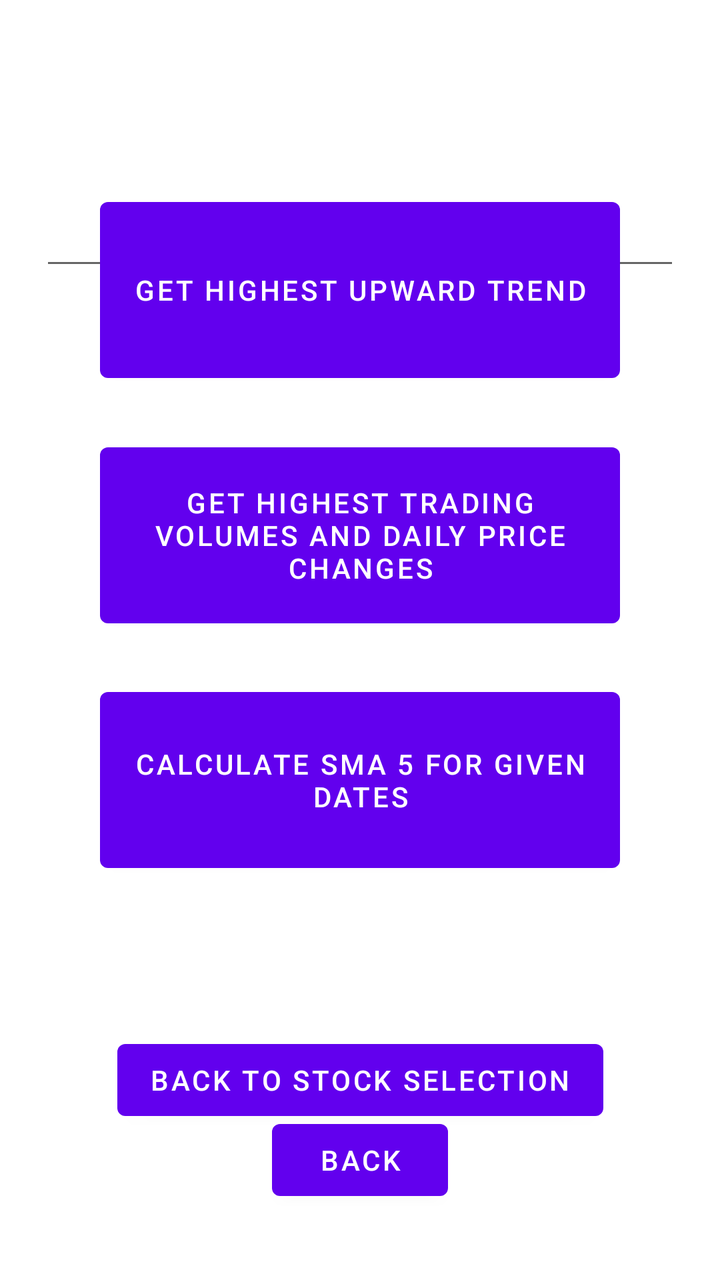
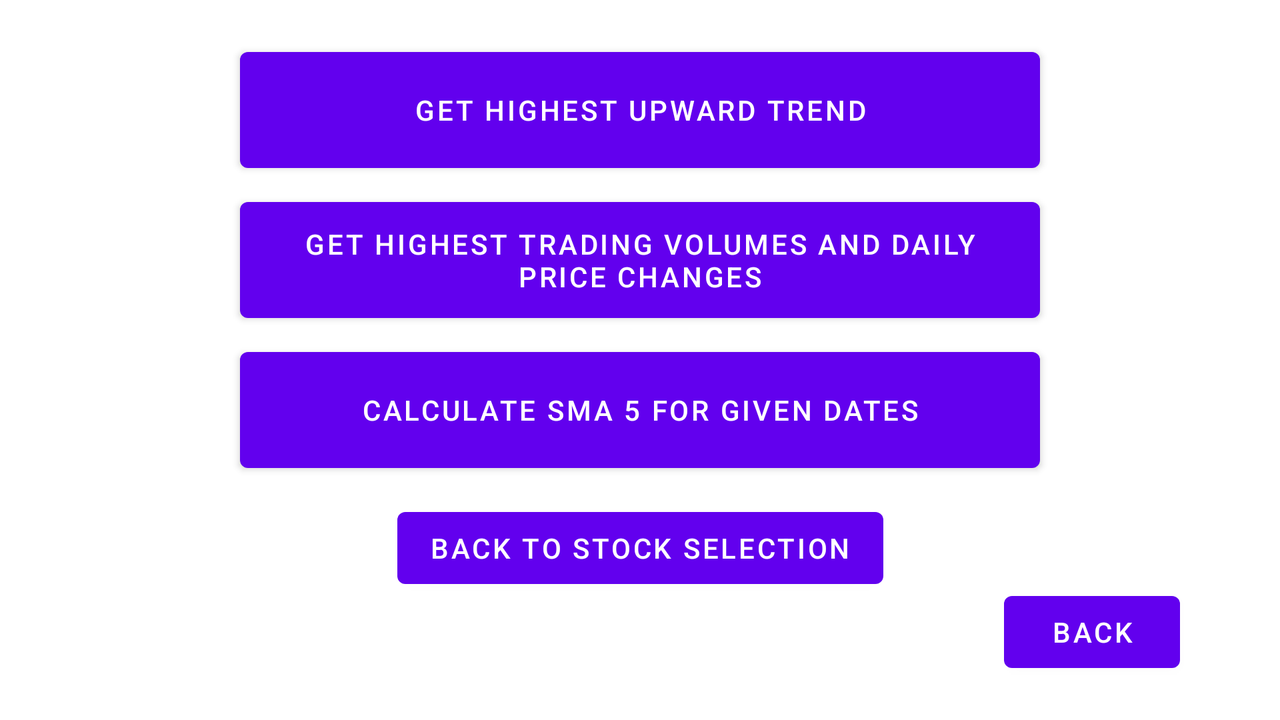

First picture: res/layout/ on a phone held upright. Second picture: the repository's own variant of that layout, on a device whose configuration matches the variant's folder. Source for both follows.
<!-- AndroidManifest.xml: application theme Theme.StockMarketAnalyzer -->
<!-- res/layout/activity_stock.xml -->
<?xml version="1.0" encoding="utf-8"?>
<androidx.constraintlayout.widget.ConstraintLayout xmlns:android="http://schemas.android.com/apk/res/android"
    xmlns:app="http://schemas.android.com/apk/res-auto"
    xmlns:tools="http://schemas.android.com/tools"
    android:id="@+id/stockDataLayout"
    android:layout_width="match_parent"
    android:layout_height="match_parent"
    android:backgroundTint="#FFFFFF"
    tools:context=".stockActivity">

    <Button
        android:id="@+id/trendButton"
        android:layout_width="260dp"
        android:layout_height="100dp"
        android:layout_marginBottom="350dp"
        android:onClick="onGetTrend"
        android:text="Get highest upward trend"
        app:layout_constraintBottom_toBottomOf="parent"
        app:layout_constraintEnd_toEndOf="parent"
        app:layout_constraintStart_toStartOf="parent"
        app:layout_constraintTop_toTopOf="parent" />

    <Button
        android:id="@+id/volumeButton"
        android:layout_width="260dp"
        android:layout_height="100dp"
        android:onClick="onGetVolumePriceChange"
        android:text="Get highest trading volumes and daily price changes"
        app:layout_constraintBottom_toTopOf="@+id/smaButton"
        app:layout_constraintEnd_toEndOf="parent"
        app:layout_constraintStart_toStartOf="parent"
        app:layout_constraintTop_toBottomOf="@+id/trendButton" />

    <Button
        android:id="@+id/smaButton"
        android:layout_width="260dp"
        android:layout_height="100dp"
        android:layout_marginBottom="200dp"
        android:onClick="onGetSma5"
        android:text="Calculate SMA 5 for given dates"
        app:layout_constraintBottom_toBottomOf="parent"
        app:layout_constraintEnd_toEndOf="parent"
        app:layout_constraintStart_toStartOf="parent" />

    <ListView
        android:id="@+id/dataList"
        android:layout_width="350dp"
        android:layout_height="500dp"
        android:layout_marginTop="20dp"
        app:layout_constraintEnd_toEndOf="parent"
        app:layout_constraintStart_toStartOf="parent"
        app:layout_constraintTop_toTopOf="parent" />

    <EditText
        android:id="@+id/trendTextView"
        android:layout_width="320dp"
        android:layout_height="120dp"
        android:layout_marginTop="20dp"
        android:editable="false"
        android:ems="10"
        android:gravity="start|top"
        android:inputType="none"
        app:layout_constraintEnd_toEndOf="parent"
        app:layout_constraintStart_toStartOf="parent"
        app:layout_constraintTop_toTopOf="parent" />

    <Button
        android:id="@+id/prevActivityButton"
        android:layout_width="wrap_content"
        android:layout_height="wrap_content"
        android:onClick="backToPrevActivity"
        android:text="Back to stock selection"
        app:layout_constraintBottom_toBottomOf="parent"
        app:layout_constraintEnd_toEndOf="parent"
        app:layout_constraintStart_toStartOf="parent"
        app:layout_constraintTop_toBottomOf="@+id/smaButton" />

    <Button
        android:id="@+id/backButton"
        android:layout_width="wrap_content"
        android:layout_height="wrap_content"
        android:layout_marginTop="520dp"
        android:onClick="backToSelection"
        android:text="back"
        app:layout_constraintBottom_toBottomOf="parent"
        app:layout_constraintEnd_toEndOf="parent"
        app:layout_constraintStart_toStartOf="parent"
        app:layout_constraintTop_toTopOf="parent" />

</androidx.constraintlayout.widget.ConstraintLayout>
<!-- resources referenced by this layout -->
<resources>
  <style name="Theme.StockMarketAnalyzer" parent="Theme.MaterialComponents.DayNight.DarkActionBar">
          
          <item name="colorPrimary">@color/purple_500</item>
          <item name="colorPrimaryVariant">@color/purple_700</item>
          <item name="colorOnPrimary">@color/white</item>
          
          <item name="colorSecondary">@color/teal_200</item>
          <item name="colorSecondaryVariant">@color/teal_700</item>
          <item name="colorOnSecondary">@color/black</item>
          
          <item name="android:statusBarColor" tools:targetApi="l">?attr/colorPrimaryVariant</item>
          
      </style>
</resources>
<!-- res/layout-land/activity_stock.xml (the repository's variant of the layout above) -->
<!-- drawn on the phone turned sideways -->
<?xml version="1.0" encoding="utf-8"?>
<androidx.constraintlayout.widget.ConstraintLayout xmlns:android="http://schemas.android.com/apk/res/android"
    xmlns:app="http://schemas.android.com/apk/res-auto"
    xmlns:tools="http://schemas.android.com/tools"
    android:id="@+id/stockDataLayout"
    android:layout_width="match_parent"
    android:layout_height="match_parent"
    tools:context=".stockActivity">

    <Button
        android:id="@+id/trendButton"
        android:layout_width="400dp"
        android:layout_height="70dp"
        android:layout_marginTop="20dp"
        android:onClick="onGetTrend"
        android:text="Get highest upward trend"
        app:layout_constraintEnd_toEndOf="parent"
        app:layout_constraintStart_toStartOf="parent"
        app:layout_constraintTop_toTopOf="parent" />

    <Button
        android:id="@+id/smaButton"
        android:layout_width="400dp"
        android:layout_height="70dp"
        android:layout_marginTop="5dp"
        android:onClick="onGetSma5"
        android:text="Calculate SMA 5 for given dates"
        app:layout_constraintEnd_toEndOf="parent"
        app:layout_constraintStart_toStartOf="parent"
        app:layout_constraintTop_toBottomOf="@+id/volumeButton" />

    <Button
        android:id="@+id/volumeButton"
        android:layout_width="400dp"
        android:layout_height="70dp"
        android:layout_marginTop="5dp"
        android:onClick="onGetVolumePriceChange"
        android:text="Get highest trading volumes and daily price changes"
        app:layout_constraintEnd_toEndOf="parent"
        app:layout_constraintStart_toStartOf="parent"
        app:layout_constraintTop_toBottomOf="@+id/trendButton" />

    <ListView
        android:id="@+id/dataList"
        android:layout_width="500dp"
        android:layout_height="300dp"
        android:layout_marginStart="5dp"
        android:layout_marginTop="5dp"
        app:layout_constraintStart_toStartOf="parent"
        app:layout_constraintTop_toTopOf="parent">

    </ListView>

    <EditText
        android:id="@+id/trendTextView"
        android:layout_width="400dp"
        android:layout_height="100dp"
        android:layout_marginTop="50dp"
        android:editable="false"
        android:ems="10"
        android:gravity="start|top"
        android:inputType="none"
        app:layout_constraintEnd_toEndOf="parent"
        app:layout_constraintStart_toStartOf="parent"
        app:layout_constraintTop_toTopOf="parent" />

    <Button
        android:id="@+id/prevActivityButton"
        android:layout_width="wrap_content"
        android:layout_height="wrap_content"
        android:layout_marginTop="10dp"
        android:onClick="backToPrevActivity"
        android:text="Back to stock selection"
        app:layout_constraintEnd_toEndOf="parent"
        app:layout_constraintStart_toStartOf="parent"
        app:layout_constraintTop_toBottomOf="@+id/smaButton" />

    <Button
        android:id="@+id/backButton"
        android:layout_width="wrap_content"
        android:layout_height="wrap_content"
        android:layout_marginEnd="50dp"
        android:layout_marginBottom="20dp"
        android:onClick="backToSelection"
        android:text="back"
        app:layout_constraintBottom_toBottomOf="parent"
        app:layout_constraintEnd_toEndOf="parent" />

</androidx.constraintlayout.widget.ConstraintLayout>
